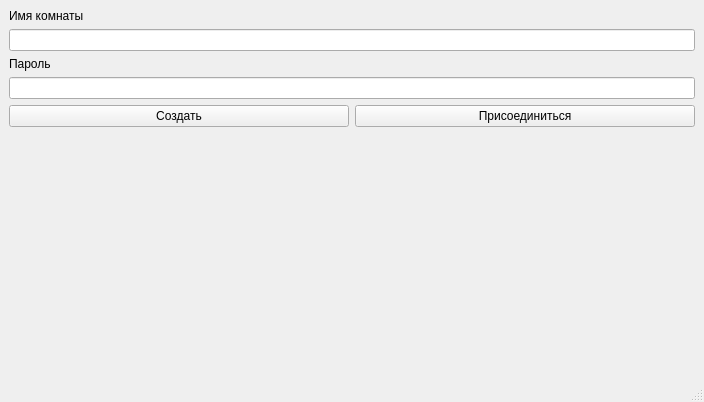
<?xml version="1.0" encoding="UTF-8"?>
<ui version="4.0">
 <class>MainWindow</class>
 <widget class="QMainWindow" name="MainWindow">
  <property name="geometry">
   <rect>
    <x>0</x>
    <y>0</y>
    <width>704</width>
    <height>402</height>
   </rect>
  </property>
  <property name="windowTitle">
   <string>MainWindow</string>
  </property>
  <widget class="QWidget" name="centralwidget">
   <layout class="QVBoxLayout" name="verticalLayout_2">
    <item>
     <widget class="QLabel" name="titleLabel">
      <property name="maximumSize">
       <size>
        <width>16777215</width>
        <height>20</height>
       </size>
      </property>
      <property name="text">
       <string>Имя комнаты</string>
      </property>
     </widget>
    </item>
    <item>
     <widget class="QLineEdit" name="titleLineEdit"/>
    </item>
    <item>
     <widget class="QLabel" name="passwordLabel">
      <property name="maximumSize">
       <size>
        <width>16777215</width>
        <height>20</height>
       </size>
      </property>
      <property name="text">
       <string>Пароль</string>
      </property>
     </widget>
    </item>
    <item>
     <widget class="QLineEdit" name="passwordLineEdit"/>
    </item>
    <item>
     <layout class="QHBoxLayout" name="horizontalLayout">
      <item>
       <widget class="QPushButton" name="createRoomBtn">
        <property name="text">
         <string>Создать</string>
        </property>
       </widget>
      </item>
      <item>
       <widget class="QPushButton" name="joinRoomBtn">
        <property name="text">
         <string>Присоединиться</string>
        </property>
       </widget>
      </item>
     </layout>
    </item>
    <item>
     <widget class="QLabel" name="resultLabel">
      <property name="maximumSize">
       <size>
        <width>16777215</width>
        <height>20</height>
       </size>
      </property>
      <property name="text">
       <string/>
      </property>
     </widget>
    </item>
    <item>
     <spacer name="verticalSpacer">
      <property name="orientation">
       <enum>Qt::Vertical</enum>
      </property>
      <property name="sizeType">
       <enum>QSizePolicy::Expanding</enum>
      </property>
      <property name="sizeHint" stdset="0">
       <size>
        <width>20</width>
        <height>40</height>
       </size>
      </property>
     </spacer>
    </item>
   </layout>
  </widget>
  <widget class="QMenuBar" name="menubar">
   <property name="geometry">
    <rect>
     <x>0</x>
     <y>0</y>
     <width>704</width>
     <height>25</height>
    </rect>
   </property>
  </widget>
  <widget class="QStatusBar" name="statusbar"/>
 </widget>
 <resources/>
 <connections/>
</ui>
